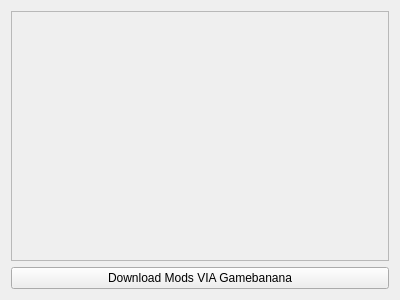
<?xml version="1.0" encoding="UTF-8"?>
<ui version="4.0">
 <class>ConfigurePerGameAddons</class>
 <widget class="QWidget" name="ConfigurePerGameAddons">
  <property name="geometry">
   <rect>
    <x>0</x>
    <y>0</y>
    <width>400</width>
    <height>300</height>
   </rect>
  </property>
  <property name="windowTitle">
   <string>Form</string>
  </property>
  <property name="accessibleDescription">
   <string>Add-Ons</string>
  </property>
  <layout class="QGridLayout" name="gridLayout">
   <item row="0" column="0">
    <widget class="QScrollArea" name="scrollArea">
     <property name="widgetResizable">
      <bool>true</bool>
     </property>
     <widget class="QWidget" name="scrollAreaWidgetContents"/>
    </widget>
   </item>
   <item row="1" column="0">
    <widget class="QPushButton" name="button_download_mods">
     <property name="toolTip">
      <string>Citron uses the v11 API of Gamebanana for mod installation. Some mods may not be compatible or available for download. Use the &quot;Website Link For Mod&quot; option if you run into any issues.</string>
     </property>
     <property name="text">
      <string>Download Mods VIA Gamebanana</string>
     </property>
    </widget>
   </item>
  </layout>
 </widget>
 <resources/>
 <connections/>
</ui>
